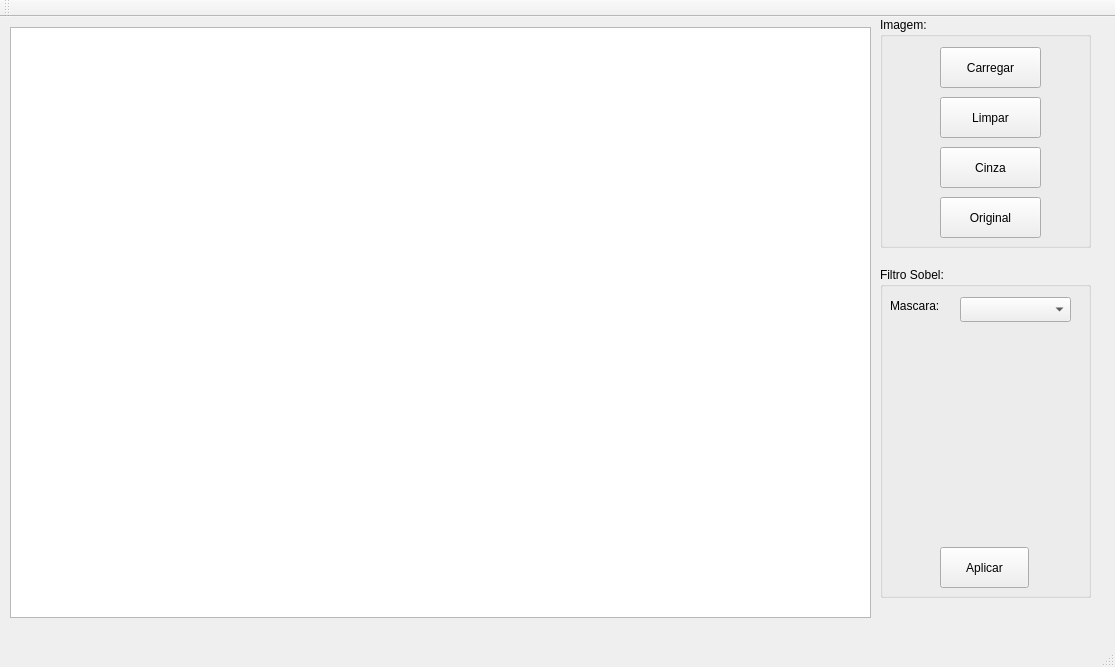
<?xml version="1.0" encoding="UTF-8"?>
<ui version="4.0">
 <class>MainWindow</class>
 <widget class="QMainWindow" name="MainWindow">
  <property name="geometry">
   <rect>
    <x>0</x>
    <y>0</y>
    <width>1115</width>
    <height>667</height>
   </rect>
  </property>
  <property name="windowTitle">
   <string>MainWindow</string>
  </property>
  <widget class="QWidget" name="centralWidget">
   <widget class="QGroupBox" name="intensidade">
    <property name="geometry">
     <rect>
      <x>880</x>
      <y>250</y>
      <width>211</width>
      <height>331</height>
     </rect>
    </property>
    <property name="title">
     <string>Filtro Sobel:</string>
    </property>
    <widget class="QPushButton" name="aplicar">
     <property name="geometry">
      <rect>
       <x>60</x>
       <y>280</y>
       <width>89</width>
       <height>41</height>
      </rect>
     </property>
     <property name="text">
      <string>Aplicar</string>
     </property>
    </widget>
    <widget class="QComboBox" name="mascaraBox">
     <property name="geometry">
      <rect>
       <x>80</x>
       <y>30</y>
       <width>111</width>
       <height>25</height>
      </rect>
     </property>
    </widget>
    <widget class="QLabel" name="label">
     <property name="geometry">
      <rect>
       <x>10</x>
       <y>30</y>
       <width>67</width>
       <height>17</height>
      </rect>
     </property>
     <property name="text">
      <string>Mascara:</string>
     </property>
    </widget>
    <widget class="QLabel" name="mascara">
     <property name="geometry">
      <rect>
       <x>10</x>
       <y>70</y>
       <width>191</width>
       <height>191</height>
      </rect>
     </property>
     <property name="text">
      <string/>
     </property>
    </widget>
   </widget>
   <widget class="QGroupBox" name="imagem_box">
    <property name="geometry">
     <rect>
      <x>880</x>
      <y>0</y>
      <width>211</width>
      <height>231</height>
     </rect>
    </property>
    <property name="title">
     <string>Imagem:</string>
    </property>
    <widget class="QPushButton" name="limpar">
     <property name="geometry">
      <rect>
       <x>60</x>
       <y>80</y>
       <width>101</width>
       <height>41</height>
      </rect>
     </property>
     <property name="text">
      <string>Limpar</string>
     </property>
    </widget>
    <widget class="QPushButton" name="cinza">
     <property name="geometry">
      <rect>
       <x>60</x>
       <y>130</y>
       <width>101</width>
       <height>41</height>
      </rect>
     </property>
     <property name="text">
      <string>Cinza</string>
     </property>
    </widget>
    <widget class="QPushButton" name="imgOriginal">
     <property name="geometry">
      <rect>
       <x>60</x>
       <y>180</y>
       <width>101</width>
       <height>41</height>
      </rect>
     </property>
     <property name="text">
      <string>Original</string>
     </property>
    </widget>
    <widget class="QPushButton" name="carregar">
     <property name="geometry">
      <rect>
       <x>60</x>
       <y>30</y>
       <width>101</width>
       <height>41</height>
      </rect>
     </property>
     <property name="text">
      <string>Carregar</string>
     </property>
    </widget>
   </widget>
   <widget class="QGraphicsView" name="imagem">
    <property name="geometry">
     <rect>
      <x>10</x>
      <y>10</y>
      <width>861</width>
      <height>591</height>
     </rect>
    </property>
   </widget>
  </widget>
  <widget class="QMenuBar" name="menuBar">
   <property name="geometry">
    <rect>
     <x>0</x>
     <y>0</y>
     <width>1115</width>
     <height>22</height>
    </rect>
   </property>
  </widget>
  <widget class="QToolBar" name="mainToolBar">
   <attribute name="toolBarArea">
    <enum>TopToolBarArea</enum>
   </attribute>
   <attribute name="toolBarBreak">
    <bool>false</bool>
   </attribute>
  </widget>
  <widget class="QStatusBar" name="statusBar"/>
 </widget>
 <layoutdefault spacing="6" margin="11"/>
 <resources/>
 <connections/>
</ui>
